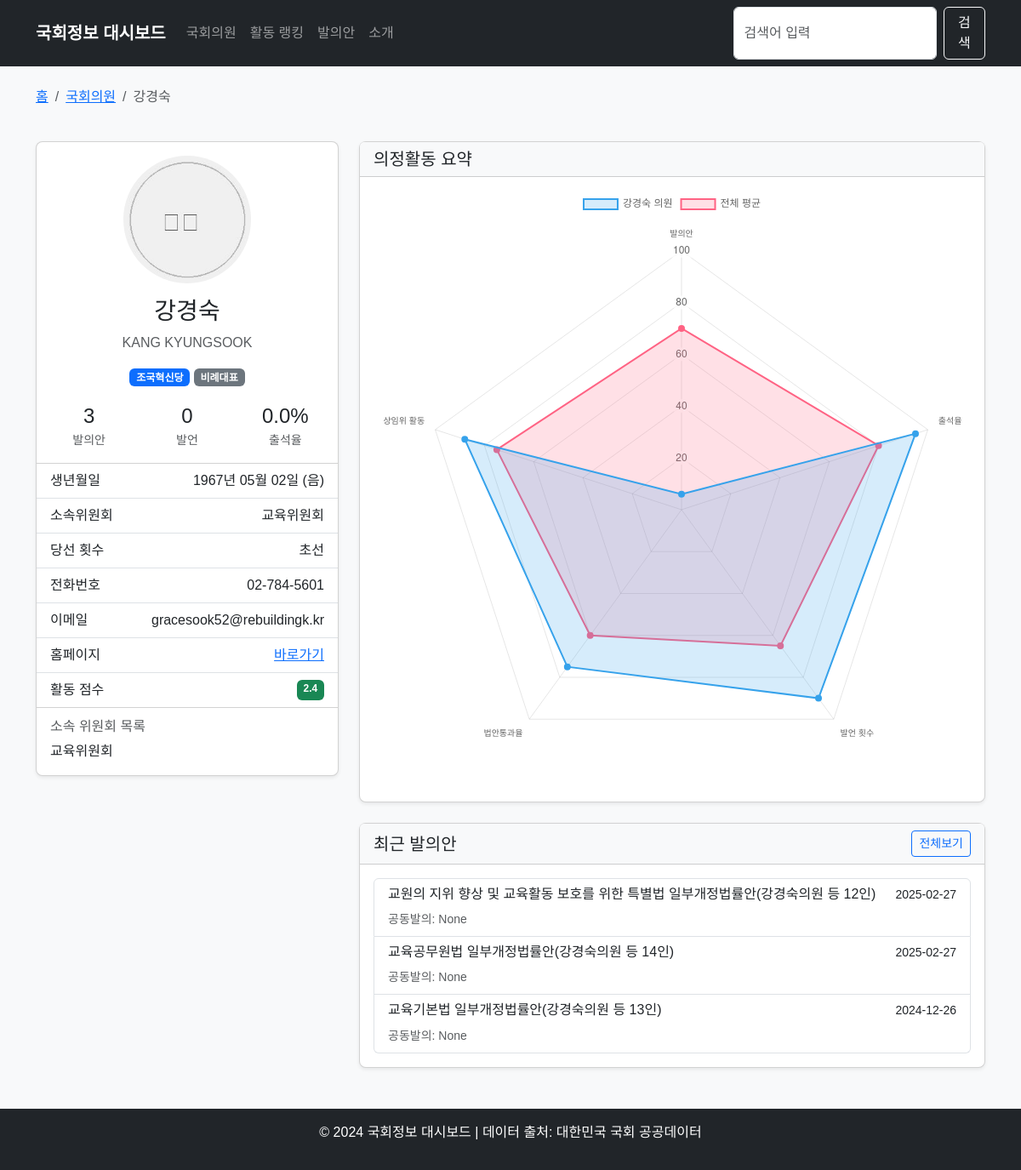
Screenshot of /members/1 with the database file from the repository.
### app/models/member.py (models this page shows)
class Member(Base):
    __tablename__ = "members"
    id = Column(Integer, primary_key=True, index=True)
    name = Column(String, index=True)
    hanja_name = Column(String, nullable=True)  # 한자명
    eng_name = Column(String, nullable=True)    # 영문명
    birth_date = Column(Date, nullable=True)    # 생년월일
    birth_gbn = Column(String, nullable=True)   # 음/양력 구분
    position = Column(String, nullable=True)    # 직책명
    party = Column(String, index=True)          # 정당명
    district = Column(String, index=True)       # 선거구
    committee = Column(String, nullable=True)   # 대표 위원회
    committees = Column(Text, nullable=True)    # 소속 위원회 목록 (쉼표로 구분)
    reele_gbn = Column(String, nullable=True)   # 재선 구분
    units = Column(String, nullable=True)       # 당선 수
    tel_no = Column(String, nullable=True)      # 전화번호
    email = Column(String, nullable=True)       # 이메일
    homepage = Column(String, nullable=True)    # 홈페이지
    num_bills = Column(Integer, default=0)       # 발의안 개수
    attendance_rate = Column(Float, default=0.0) # 참석율 (%)
    speech_count = Column(Integer, default=0)    # 발언 횟수
    activity_score = Column(Float, default=0.0)  # 활동 점수 (자체 계산)
    bill_pass_rate = Column(Float, default=0.0)  # 법안 통과율 (%)
    is_active = Column(Boolean, default=True)
    last_updated = Column(Date, nullable=True)

### app/models/bill.py (models this page shows)
class Bill(Base):
    __tablename__ = "bills"
    id = Column(Integer, primary_key=True, index=True)
    bill_id = Column(String, index=True, unique=True)  # 의안ID - BILL_ID
    bill_no = Column(String, index=True)  # 의안번호 - BILL_NO
    title = Column(String, index=True)
    proposer = Column(String, index=True)  # 발의자
    status = Column(String, index=True)  # 처리 상태
    committee = Column(String, index=True)  # 소관 위원회
    proposal_date = Column(Date)  # 발의일
    content = Column(Text)  # 제안이유 및 주요내용
    co_proposers = Column(String, nullable=True)  # 공동발의자 (쉼표로 구분된 문자열)
    rep_proposer = Column(String, nullable=True)  # 대표 발의자
    vote_result = Column(String, nullable=True)  # 표결 결과
    vote_date = Column(Date, nullable=True)  # 표결일
    bill_kind = Column(String, nullable=True)  # 의안 종류
    last_updated = Column(DateTime, default=datetime.now)
    proposer_id = Column(Integer, ForeignKey("members.id"), nullable=True)
    proposer_member = relationship("Member", back_populates="bills")
    proposer_clean = Column(String, index=True, nullable=True) # 정제된 제안자명 필드 추가

### app/main.py (the view)
@app.get("/members/{member_id}", response_class=HTMLResponse)
async def member_detail_page(
    request: Request,
    member_id: int,
    db: Session = Depends(get_db)
):
    member = db.query(MemberModel).filter(MemberModel.id == member_id).first()
    if not member:
        raise HTTPException(status_code=404, detail="국회의원을 찾을 수 없습니다")
    try:
        bills = db.query(BillModel)\
            .filter(
                (BillModel.rep_proposer == member.name) |
                (BillModel.rep_proposer == member.name + "의원") |
                (BillModel.proposer == member.name) |
                (BillModel.proposer == member.name + "의원")
            )\
            .order_by(BillModel.proposal_date.desc())\
            .limit(5).all()
        if not bills:
            try:
                pass
            except Exception as e:
                logger.error(f"의원 발의안 API 조회 중 오류: {e}")
        activity_data = {
            "member": {
                "bills": (member.num_bills / 50) * 100 if member.num_bills else 85,
                "attendance": member.attendance_rate if member.attendance_rate else 95,
                "speeches": (member.speech_count / 200) * 100 if member.speech_count else 90,
                "pass_rate": member.bill_pass_rate if member.bill_pass_rate else 75,
                "committee": 88
            },
            "average": {
                "bills": 70,
                "attendance": 80,
                "speeches": 65,
                "pass_rate": 60,
                "committee": 75
            }
        }
        return templates.TemplateResponse(
            "member_detail.html",
            {
                "request": request,
                "member": member,
                "bills": bills,
                "activity_data": activity_data
            }
        )
    except Exception as e:
        logger.error(f"국회의원 상세 정보 조회 중 오류: {e}")
        return templates.TemplateResponse(
            "member_detail.html",
            {"request": request, "member": member}
        )

### app/templates/member_detail.html (shortened to what this page needs)
{% extends "base.html" %}
{% block content %}
<div class="row mb-4">
    <div class="col-12">
        <nav aria-label="breadcrumb">
            <ol class="breadcrumb">
                <li class="breadcrumb-item"><a href="/">홈</a></li>
                <li class="breadcrumb-item"><a href="/members">국회의원</a></li>
                <li class="breadcrumb-item active" aria-current="page">{{ member.name }}</li>
            </ol>
        </nav>
    </div>
</div>
<div class="row mb-4">
    <div class="col-md-4">
        <div class="card">
            <div class="card-body text-center">
                <img src="/static/images/profile-placeholder.jpg" alt="{{ member.name }}" class="img-fluid rounded-circle mb-3" style="max-width: 150px;">
                <h3>{{ member.name }}</h3>
                {% if member.eng_name %}
                <p class="text-muted">{{ member.eng_name }}</p>
                {% endif %}
                <div class="mb-3">
                    <span class="badge bg-primary">{{ member.party }}</span>
                    <span class="badge bg-secondary">{{ member.district }}</span>
                </div>
                <div class="row text-center">
                    <div class="col-4">
                        <div class="fs-4">{{ member.num_bills }}</div>
                        <div class="small text-muted">발의안</div>
                    </div>
                    <div class="col-4">
                        <div class="fs-4">{{ member.speech_count }}</div>
                        <div class="small text-muted">발언</div>
                    </div>
                    <div class="col-4">
                        <div class="fs-4">{{ member.attendance_rate }}%</div>
                        <div class="small text-muted">출석율</div>
                    </div>
                </div>
            </div>
            <ul class="list-group list-group-flush">
                <li class="list-group-item d-flex justify-content-between">
                    <span>생년월일</span>
                    <span>
                        {% if member.birth_date %}
                            {{ member.birth_date.strftime('%Y년 %m월 %d일') }}
                            {% if member.birth_gbn %}({{ member.birth_gbn }}){% endif %}
                        {% else %}
                            정보 없음
                        {% endif %}
                    </span>
                </li>
                <li class="list-group-item d-flex justify-content-between">
                    <span>소속위원회</span>
                    <span>
                        {% if member.committee %}
                            {{ member.committee }}
                        {% else %}
                            정보 없음
                        {% endif %}
                    </span>
                </li>
                <li class="list-group-item d-flex justify-content-between">
                    <span>당선 횟수</span>
                    <span>
                        {% if member.reele_gbn %}
                            {{ member.reele_gbn }}
                        {% elif member.units %}
                            {{ member.units }}
                        {% else %}
                            정보 없음
                        {% endif %}
                    </span>
                </li>
                {% if member.tel_no %}
                <li class="list-group-item d-flex justify-content-between">
                    <span>전화번호</span>
                    <span>{{ member.tel_no }}</span>
                </li>
                {% endif %}
                {% if member.email %}
                <li class="list-group-item d-flex justify-content-between">
                    <span>이메일</span>
                    <span>{{ member.email }}</span>
                </li>
                {% endif %}
                {% if member.homepage %}
                <li class="list-group-item d-flex justify-content-between">
                    <span>홈페이지</span>
                    <span>
                        <a href="{{ member.homepage }}" target="_blank">바로가기</a>
                    </span>
                </li>
                {% endif %}
                <li class="list-group-item d-flex justify-content-between">
                    <span>활동 점수</span>
                    <span class="badge bg-success">{{ member.activity_score }}</span>
                </li>
            </ul>
            {% if member.committees %}
            <div class="card-body">
                <h6 class="card-subtitle mb-2 text-muted">소속 위원회 목록</h6>
                <p class="card-text">{{ member.committees }}</p>
            </div>
            {% endif %}
        </div>
    </div>
    <div class="col-md-8">
        <div class="card mb-4">
            <div class="card-header">
                <h5 class="mb-0">의정활동 요약</h5>
            </div>
            <div class="card-body">
                <canvas id="activityChart" height="250"></canvas>
            </div>
        </div>
        <div class="card mb-4">
            <div class="card-header d-flex justify-content-between align-items-center">
                <h5 class="mb-0">최근 발의안</h5>
                <a href="/members/{{ member.id }}/bills" class="btn btn-sm btn-outline-primary">전체보기</a>
            </div>
            <div class="card-body">
                <div class="list-group">
                    {% if bills %}
                        {% for bill in bills %}
                        <a href="/bills/{{ bill.bill_no }}" class="list-group-item list-group-item-action">
                            <div class="d-flex w-100 justify-content-between">
                                <h6 class="mb-1">{{ bill.title }}</h6>
                                <small>{{ bill.proposal_date }}</small>
                            </div>
                            <small class="text-muted">공동발의: {{ bill.co_proposers|default('정보 없음') }}</small>
                        </a>
                        {% endfor %}
                    {% endif %}
                </div>
            </div>
        </div>
    </div>
</div>
{% endblock %}
{% block extra_js %}
<script>
    // 의정활동 레이더 차트
    const activityCtx = document.getElementById('activityChart').getContext('2d');
    const activityChart = new Chart(activityCtx, {
        type: 'radar',
        data: {
            labels: ['발의안', '출석율', '발언 횟수', '법안통과율', '상임위 활동'],
            datasets: [{
                label: '{{ member.name }} 의원',
                data: [
                    {% if activity_data %}
                        {{ activity_data.member.bills }},
                        {{ activity_data.member.attendance }},
                        {{ activity_data.member.speeches }},
                        {{ activity_data.member.pass_rate }},
                        {{ activity_data.member.committee }}
                    {% else %}
                        85, 95, 90, 75, 88
                    {% endif %}
                ],
                backgroundColor: 'rgba(54, 162, 235, 0.2)',
                borderColor: 'rgba(54, 162, 235, 1)',
                borderWidth: 2,
                pointBackgroundColor: 'rgba(54, 162, 235, 1)',
            }, {
                label: '전체 평균',
                data: [
                    {% if activity_data %}
                        {{ activity_data.average.bills }},
                        {{ activity_data.average.attendance }},
                        {{ activity_data.average.speeches }},
                        {{ activity_data.average.pass_rate }},
                        {{ activity_data.average.committee }}
                    {% else %}
                        70, 80, 65, 60, 75
                    {% endif %}
                ],
                backgroundColor: 'rgba(255, 99, 132, 0.2)',
                borderColor: 'rgba(255, 99, 132, 1)',
                borderWidth: 2,
                pointBackgroundColor: 'rgba(255, 99, 132, 1)',
            }]
        },
        options: {
            scales: {
                r: {
                    beginAtZero: true,
                    max: 100,
                    ticks: {
                        stepSize: 20
                    }
                }
            }
        }
    });
</script>
{% endblock %}

### app/static/css/style.css (style rules this page uses)
body { font-family: 'Noto Sans KR', sans-serif; background-color: #f8f9fa; color: #343a40; }
.card { margin-bottom: 20px; border-radius: 0.5rem; box-shadow: 0 0.125rem 0.25rem rgba(0, 0, 0, 0.075); }
.card-header { background-color: #f8f9fa; font-weight: 600; }

### app/templates/base.html (style rules this page uses)
html, body { height: 100%; margin: 0; }
body { display: flex; flex-direction: column; min-height: 100vh; }

### rows the page displays
Member: name "강경숙", eng_name "KANG KYUNGSOOK", party "조국혁신당", district "비례대표", num_bills "3", speech_count "0", attendance_rate "0.0", birth_date "1967년 05월 02일", birth_gbn "음", committee "교육위원회", reele_gbn "초선", tel_no "02-784-5601", email "gracesook52@rebuildingk.kr", activity_score "2.4", committees "교육위원회"
Bill: title "교원의 지위 향상 및 교육활동 보호를 위한 특별법 일부개정법률안(강경숙의원 등 12인)", proposal_date "2025-02-27", co_proposers "None"
Bill: title "교육공무원법 일부개정법률안(강경숙의원 등 14인)", proposal_date "2025-02-27", co_proposers "None"
Bill: title "교육기본법 일부개정법률안(강경숙의원 등 13인)", proposal_date "2024-12-26", co_proposers "None"

### other values shown
chart data {{ member.name }} 강경숙
chart data {{ activity_data.member.bills }} 6.0
chart data {{ activity_data.member.attendance }} 95
chart data {{ activity_data.member.speeches }} 90
